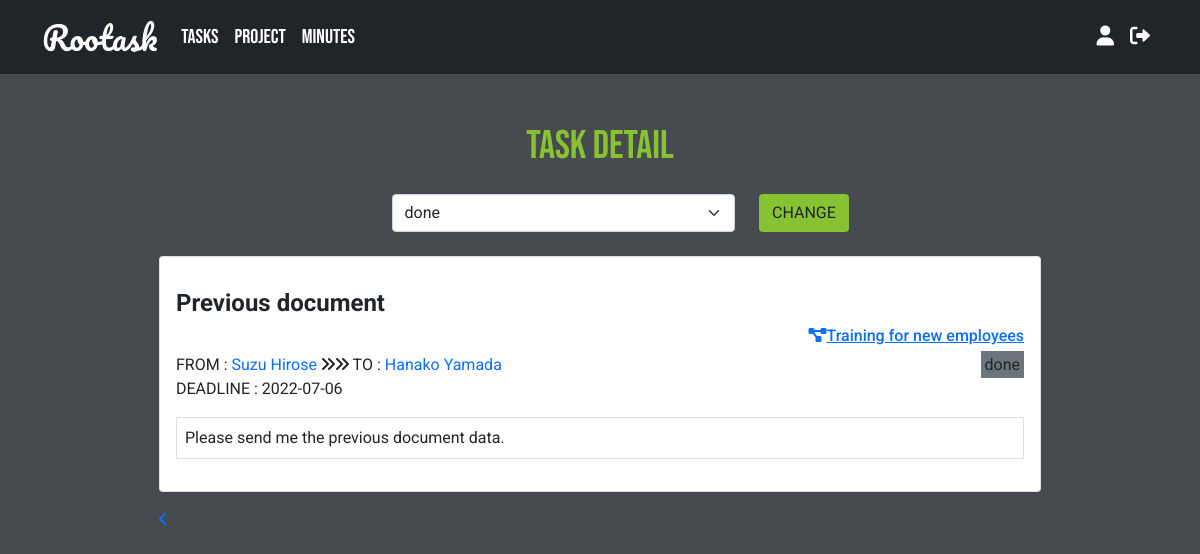
/views/task-detail.php?task_id=94 (signed in), run on the app's committed database.
### tables this page shows
CREATE TABLE `tasks` (
  `task_id` int(15) NOT NULL,
  `project_id` int(15) NOT NULL,
  `user_id` int(15) NOT NULL,
  `task_name` varchar(50) NOT NULL,
  `assign_id` int(30) NOT NULL,
  `date_posted` timestamp NOT NULL DEFAULT CURRENT_TIMESTAMP ON UPDATE CURRENT_TIMESTAMP,
  `deadline` date DEFAULT NULL,
  `task_status` varchar(15) NOT NULL DEFAULT 'ongoing',
  `note` varchar(300) DEFAULT NULL
);

CREATE TABLE `projects` (
  `project_id` int(5) NOT NULL,
  `user_id` int(5) NOT NULL,
  `project_name` varchar(100) NOT NULL,
  `manager_id` int(15) NOT NULL,
  `project_start` date NOT NULL,
  `project_end` date NOT NULL,
  `note` varchar(1000) NOT NULL,
  `project_status` varchar(10) NOT NULL
);

CREATE TABLE `users` (
  `user_id` int(11) NOT NULL,
  `account_id` int(11) NOT NULL,
  `first_name` varchar(50) NOT NULL,
  `last_name` varchar(50) NOT NULL,
  `email` varchar(100) DEFAULT NULL,
  `avatar` varchar(255) DEFAULT 'profile.jpg',
  `division` varchar(50) DEFAULT NULL,
  `position` varchar(50) DEFAULT NULL
);

### classes/database.php (called while the page is built, shortened)
<?php
class Database {
    private $server_name = "localhost";
    private $username = "root";
    private $password = "root";
    private $db_name = "rootask";
    public function __construct(){
        $this->conn = new mysqli($this->server_name, $this->username, $this->password, $this->db_name);
    }
}
?>

### classes/task.php (called while the page is built, shortened)
<?php
require_once "database.php";
class Task extends Database {
    public function getTaskDetails($task_id){
        $sql = "SELECT tasks.task_id, tasks.project_id, tasks.user_id, tasks.task_name, tasks.assign_id, tasks.date_posted, tasks.deadline, tasks.task_status, tasks.note, projects.project_name, projects.project_id, users.first_name, users.last_name FROM tasks INNER JOIN projects ON tasks.project_id = projects.project_id INNER JOIN users ON users.user_id = tasks.user_id WHERE tasks.task_id = $task_id";
        if($result = $this->conn->query($sql)){
            return $result;
        }else{
            die("Error retrieving task details:" . $this->conn->error);
        }
    }
    public function getAssignName($task_id){
        $sql = "SELECT tasks.assign_id, users.first_name, users.last_name FROM tasks INNER JOIN users ON users.user_id = tasks.assign_id WHERE tasks.task_id = $task_id";
        if($result = $this->conn->query($sql)){
            return $result;
        }else{
            die("Error retrieving assign name:" . $this->conn->error);
        }
    }
}
?>

### views/task-detail.php (the view, shortened to what this page needs)
<?php
require_once "../classes/task.php";
$task_id = $_GET['task_id'];
$task_details = new Task;
$specific_task_result = $task_details->getTaskDetails($task_id);
$specific_task_row = $specific_task_result->fetch_assoc();
$task_assign = $task_details->getAssignName($task_id);
$task_assign_row = $task_assign->fetch_assoc();
?>
<!DOCTYPE html>
<html lang="en">
<head>
    <link href="https://cdn.jsdelivr.net/npm/bootstrap@5.1.3/dist/css/bootstrap.min.css" rel="stylesheet">
    <link rel="stylesheet" href="https://cdnjs.cloudflare.com/ajax/libs/font-awesome/6.0.0/css/all.min.css"/>
    <link rel="stylesheet" href="../styles/style.css">
</head>
<body>
<?php
if($_SESSION['role'] == "U"){
    require_once "../navbar/nav-bar-user.php";
}else{
    require_once "../navbar/nav-bar-admin.php";
}
?>
<div  class="container-fluid">
    <main class="h-100 w-75 mx-auto mt-5">
        <h1 class="text-center">Task Detail</h1>
            <div class="row w-50 mx-auto my-4">
                <div class="col-10">
                        <form action="../actions/task-status.php?task_id=<?= $task_id ?>" method="post">
                        <select class="form-select" name="project_status" id="">
                        <option selected value="<?= $specific_task_row['task_status']?>"> <?=$specific_task_row['task_status'] ?> </option>
                        </select>
                </div>
                <div class="col-2">
                            <button type="submit" class="btn" name="btn_status_change">CHANGE</button>
                </div>
            </div>
        <div class="card">
            <div class="card-body">
                <p class="card-text">
                <div class="row">
                    <div class="col-6">
                        <h4 class="fw-bold"><?= $specific_task_row['task_name'] ?></h4>
                    </div>
                    <div class="col-6">
                    </div>
                </div>
                <div class="col">
                    <h5 class="text-end fs-6"><a href="project-detail.php?project_id=<?= $specific_task_row['project_id'] ?>"><i class="fa-solid fa-diagram-project"></i><?= $specific_task_row['project_name'] ?></a></h5>
                </div>
                <div class="row">
                    <div class="col-8">
                        <span>FROM : </span><span class="text-primary"><?= $specific_task_row['first_name']. " " .$specific_task_row['last_name'] ?>  </span></span><i class="fa-solid fa-angles-right"></i><i class="fa-solid fa-angles-right"></i><span>  TO : </span><span class="text-primary"><?= $task_assign_row['first_name'] ." ". $task_assign_row['last_name']?></span>
                    </div>
                    <div class="col-4">
                        <div class="text-end">
                            <td>
                            <?php
                                if($specific_task_row['task_status'] == "ongoing"){
                            ?>
                                    <span class="text-center bg-info p-1"><?=$specific_task_row['task_status']?></span>
                            <?php
                                }elseif($specific_task_row['task_status'] == "planning"){
                            ?>
                                    <span class="text-center bg-primary p-1"><?=$specific_task_row['task_status']?></span>
                            <?php
                                }elseif($specific_task_row['task_status'] == "pending"){
                            ?>
                                    <span class="text-center bg-success p-1"><?=$specific_task_row['task_status']?></span>
                            <?php
                                }elseif($specific_task_row['task_status'] == "postpone"){
                            ?>
                                <span class="text-center bg-warning p-1"><?=$specific_task_row['task_status']?></span>
                            <?php
                                }elseif($specific_task_row['task_status'] == "canceled"){
                            ?>
                                <span class="text-center bg-danger p-1"><?=$specific_task_row['task_status']?></span>
                            <?php
                                }elseif($specific_task_row['task_status'] == "done"){
                            ?>
                                <span class="text-center bg-secondary p-1"><?=$specific_task_row['task_status']?></span>
                                <?php
                                }
                                ?>
                            </td>
                        </div>
                    </div>
                </div>
                <p>DEADLINE : <?= $specific_task_row['deadline'] ?></p>
                <p class="border p-2"><?= $specific_task_row['note'] ?></p>
                </p>
            </div>
        </div>
        <div class="mt-3"><a href="task-view.php"><i class="fa-solid fa-angle-left"></i></a></div>
    </main>
</div>
</body>
</html>

### styles/style.css (style rules this page uses)
* { font-family: 'Roboto', sans-serif; }
body { background-color: #474B4F; }
h1 { color: #86C232; font-family: 'Bebas Neue', sans-serif; }
.btn { background-color: #86C232; }

### data on the page
tasks: project_status "done", task_name "Previous document", project.project_name "Training for new employees", user.first_name "Suzu", user.last_name "Hirose", users.first_name "Hanako", users.last_name "Yamada", task_status "done", deadline "2022-07-06", note "Please send me the previous document data."
